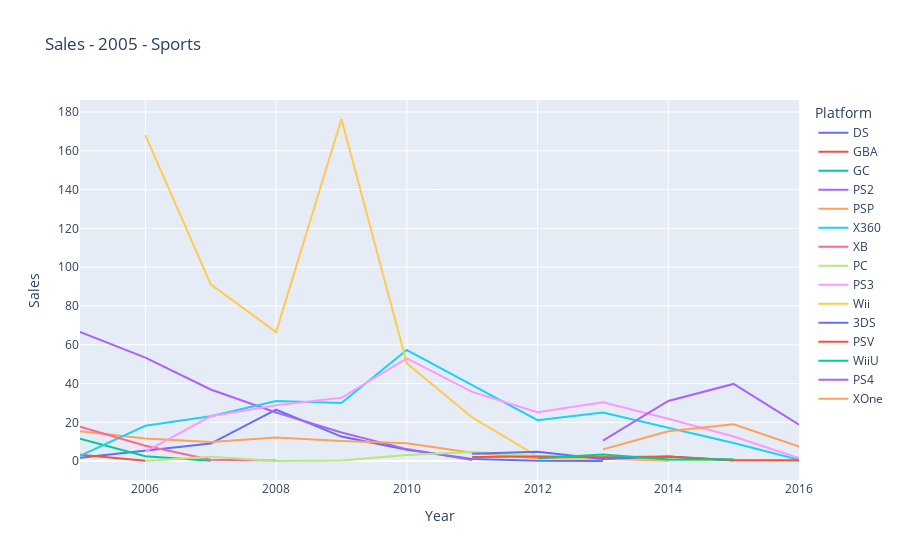

Notebook cell for this chart:
### Code cell
sales_2005 = data_long.loc[(data_long['Year']>=2005)&(data_long['Genre']=='Sports')].sort_values('Year')\
    .groupby(['Year', 'Platform'])['Sales'].sum().reset_index()

px.line(sales_2005, x='Year', y='Sales', line_group='Platform', color='Platform', title='Sales - 2005 - Sports')

### Figure 1 — Plotly figure (JSON) as saved in the notebook; plotly's stock layout.template omitted (floating-point values rounded to 4 significant figures)
{"data": [{"hovertemplate": "Platform=DS<br>Year=%{x}<br>Sales=%{y}<extra></extra>", "legendgroup": "DS", "line": {"color": "#636efa", "dash": "solid"}, "marker": {"symbol": "circle"}, "mode": "lines", "name": "DS", "orientation": "v", "showlegend": true, "type": "scatter", "x": [2005, 2006, 2007, 2008, 2009, 2010, 2011, 2012, 2013], "xaxis": "x", "y": [1.74, 5.35, 9.03, 26.52, 12.65, 5.88, 1.05, 0.17, 0.06], "yaxis": "y"}, {"hovertemplate": "Platform=GBA<br>Year=%{x}<br>Sales=%{y}<extra></extra>", "legendgroup": "GBA", "line": {"color": "#EF553B", "dash": "solid"}, "marker": {"symbol": "circle"}, "mode": "lines", "name": "GBA", "orientation": "v", "showlegend": true, "type": "scatter", "x": [2005, 2006], "xaxis": "x", "y": [3.26, 0.24], "yaxis": "y"}, {"hovertemplate": "Platform=GC<br>Year=%{x}<br>Sales=%{y}<extra></extra>", "legendgroup": "GC", "line": {"color": "#00cc96", "dash": "solid"}, "marker": {"symbol": "circle"}, "mode": "lines", "name": "GC", "orientation": "v", "showlegend": true, "type": "scatter", "x": [2005, 2006, 2007], "xaxis": "x", "y": [11.57, 2.5, 0.18], "yaxis": "y"}, {"hovertemplate": "Platform=PS2<br>Year=%{x}<br>Sales=%{y}<extra></extra>", "legendgroup": "PS2", "line": {"color": "#ab63fa", "dash": "solid"}, "marker": {"symbol": "circle"}, "mode": "lines", "name": "PS2", "orientation": "v", "showlegend": true, "type": "scatter", "x": [2005, 2006, 2007, 2008, 2009, 2010, 2011], "xaxis": "x", "y": [66.66, 53.36, 36.91, 25.06, 14.75, 6.19, 0.53], "yaxis": "y"}, {"hovertemplate": "Platform=PSP<br>Year=%{x}<br>Sales=%{y}<extra></extra>", "legendgroup": "PSP", "line": {"color": "#FFA15A", "dash": "solid"}, "marker": {"symbol": "circle"}, "mode": "lines", "name": "PSP", "orientation": "v", "showlegend": true, "type": "scatter", "x": [2005, 2006, 2007, 2008, 2009, 2010, 2011, 2012, 2013, 2014], "xaxis": "x", "y": [15.39, 11.71, 9.87, 12.12, 10.35, 9.25, 4.34, 1.44, 1.28, 0.18], "yaxis": "y"}, {"hovertemplate": "Platform=X360<br>Year=%{x}<br>Sales=%{y}<extra></extra>", "legendgroup": "X360", "line": {"color": "#19d3f3", "dash": "solid"}, "marker": {"symbol": "circle"}, "mode": "lines", "name": "X360", "orientation": "v", "showlegend": true, "type": "scatter", "x": [2005, 2006, 2007, 2008, 2009, 2010, 2011, 2012, 2013, 2014, 2015, 2016], "xaxis": "x", "y": [2.66, 18.22, 23.16, 31.03, 29.99, 57.28, 39.19, 21.1, 25.09, 17.09, 9.3, 0.65], "yaxis": "y"}, {"hovertemplate": "Platform=XB<br>Year=%{x}<br>Sales=%{y}<extra></extra>", "legendgroup": "XB", "line": {"color": "#FF6692", "dash": "solid"}, "marker": {"symbol": "circle"}, "mode": "lines", "name": "XB", "orientation": "v", "showlegend": true, "type": "scatter", "x": [2005, 2006, 2007, 2008], "xaxis": "x", "y": [17.79, 7.93, 0.74, 0.36], "yaxis": "y"}, {"hovertemplate": "Platform=PC<br>Year=%{x}<br>Sales=%{y}<extra></extra>", "legendgroup": "PC", "line": {"color": "#B6E880", "dash": "solid"}, "marker": {"symbol": "circle"}, "mode": "lines", "name": "PC", "orientation": "v", "showlegend": true, "type": "scatter", "x": [2006, 2007, 2008, 2009, 2010, 2011, 2012, 2013, 2014, 2015, 2016], "xaxis": "x", "y": [0.06, 2.31, 0.1, 0.38, 3.1, 4.72, 2.64, 2.27, 0.74, 0.64, 0.2], "yaxis": "y"}, {"hovertemplate": "Platform=PS3<br>Year=%{x}<br>Sales=%{y}<extra></extra>", "legendgroup": "PS3", "line": {"color": "#FF97FF", "dash": "solid"}, "marker": {"symbol": "circle"}, "mode": "lines", "name": "PS3", "orientation": "v", "showlegend": true, "type": "scatter", "x": [2006, 2007, 2008, 2009, 2010, 2011, 2012, 2013, 2014, 2015, 2016], "xaxis": "x", "y": [4.86, 23.12, 28.84, 32.62, 52.95, 35.71, 25.26, 30.37, 21.86, 12.7, 1.64], "yaxis": "y"}, {"hovertemplate": "Platform=Wii<br>Year=%{x}<br>Sales=%{y}<extra></extra>", "legendgroup": "Wii", "line": {"color": "#FECB52", "dash": "solid"}, "marker": {"symbol": "circle"}, "mode": "lines", "name": "Wii", "orientation": "v", "showlegend": true, "type": "scatter", "x": [2006, 2007, 2008, 2009, 2010, 2011, 2012, 2013, 2014], "xaxis": "x", "y": [168.1, 91.12, 66.55, 176.4, 50.4, 22.51, 2.49, 0.9, 1.52], "yaxis": "y"}, {"hovertemplate": "Platform=3DS<br>Year=%{x}<br>Sales=%{y}<extra></extra>", "legendgroup": "3DS", "line": {"color": "#636efa", "dash": "solid"}, "marker": {"symbol": "circle"}, "mode": "lines", "name": "3DS", "orientation": "v", "showlegend": true, "type": "scatter", "x": [2011, 2012, 2013, 2014, 2015], "xaxis": "x", "y": [3.84, 4.83, 1.06, 2.35, 0.28], "yaxis": "y"}, {"hovertemplate": "Platform=PSV<br>Year=%{x}<br>Sales=%{y}<extra></extra>", "legendgroup": "PSV", "line": {"color": "#EF553B", "dash": "solid"}, "marker": {"symbol": "circle"}, "mode": "lines", "name": "PSV", "orientation": "v", "showlegend": true, "type": "scatter", "x": [2011, 2012, 2013, 2014, 2015, 2016], "xaxis": "x", "y": [2.16, 2.41, 2.04, 2.33, 0.44, 0.4], "yaxis": "y"}, {"hovertemplate": "Platform=WiiU<br>Year=%{x}<br>Sales=%{y}<extra></extra>", "legendgroup": "WiiU", "line": {"color": "#00cc96", "dash": "solid"}, "marker": {"symbol": "circle"}, "mode": "lines", "name": "WiiU", "orientation": "v", "showlegend": true, "type": "scatter", "x": [2012, 2013, 2014, 2015], "xaxis": "x", "y": [1.49, 3.44, 0.8, 0.9], "yaxis": "y"}, {"hovertemplate": "Platform=PS4<br>Year=%{x}<br>Sales=%{y}<extra></extra>", "legendgroup": "PS4", "line": {"color": "#ab63fa", "dash": "solid"}, "marker": {"symbol": "circle"}, "mode": "lines", "name": "PS4", "orientation": "v", "showlegend": true, "type": "scatter", "x": [2013, 2014, 2015, 2016], "xaxis": "x", "y": [10.54, 31.01, 39.8, 18.82], "yaxis": "y"}, {"hovertemplate": "Platform=XOne<br>Year=%{x}<br>Sales=%{y}<extra></extra>", "legendgroup": "XOne", "line": {"color": "#FFA15A", "dash": "solid"}, "marker": {"symbol": "circle"}, "mode": "lines", "name": "XOne", "orientation": "v", "showlegend": true, "type": "scatter", "x": [2013, 2014, 2015, 2016], "xaxis": "x", "y": [6.04, 15.42, 18.97, 7.52], "yaxis": "y"}], "layout": {"legend": {"title": {"text": "Platform"}, "tracegroupgap": 0}, "title": {"text": "Sales - 2005 - Sports"}, "xaxis": {"anchor": "y", "domain": [0, 1], "title": {"text": "Year"}}, "yaxis": {"anchor": "x", "domain": [0, 1], "title": {"text": "Sales"}}}}
